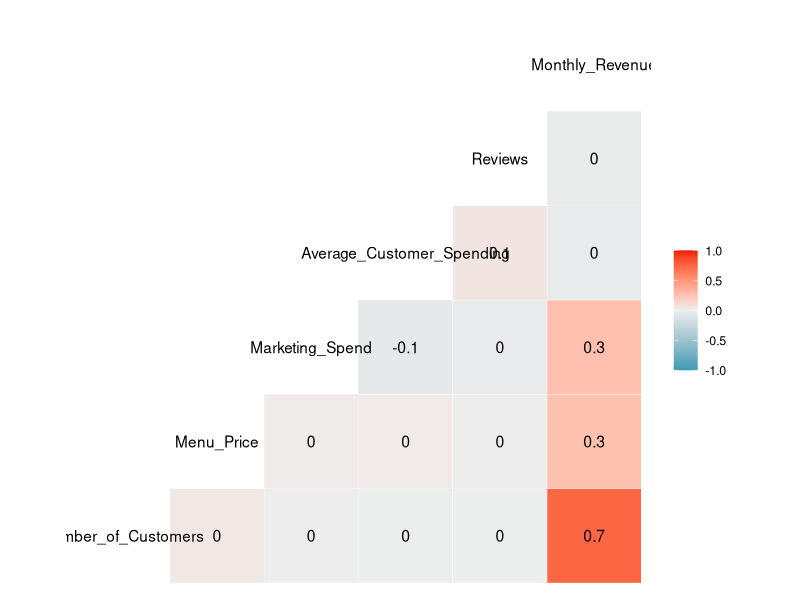
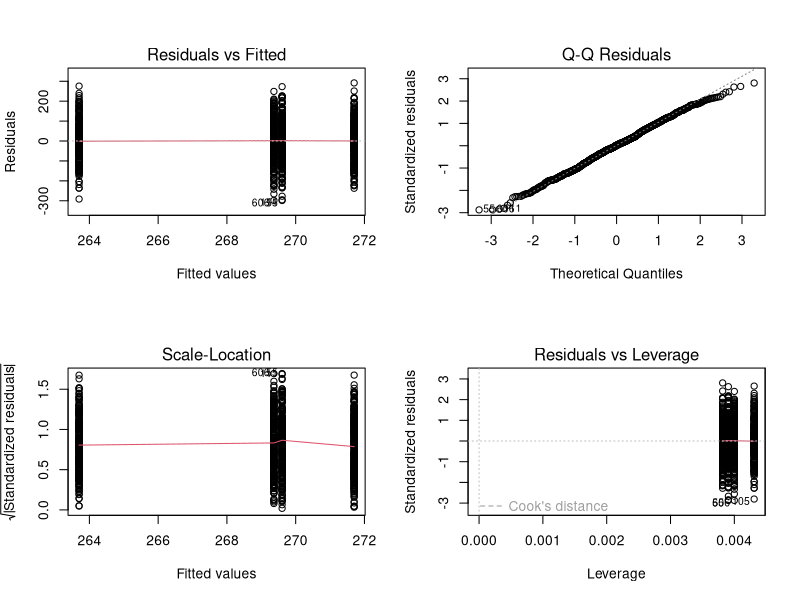
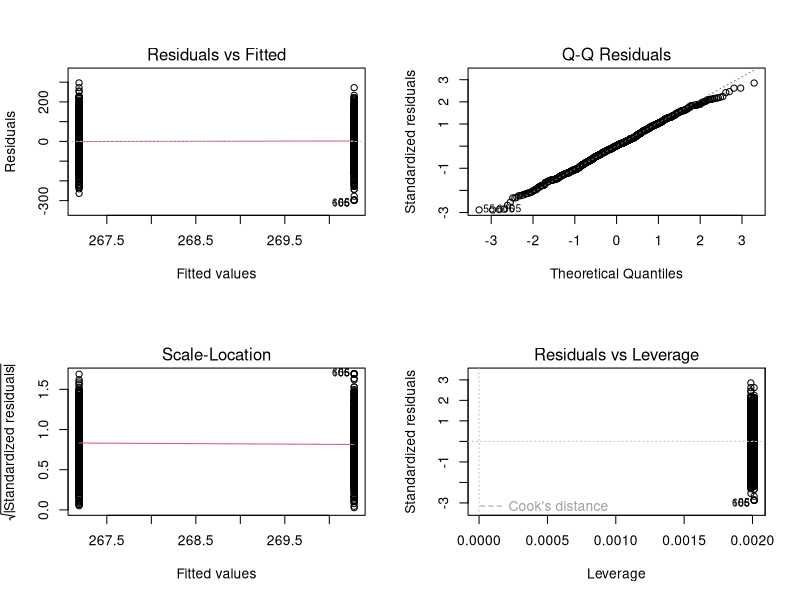
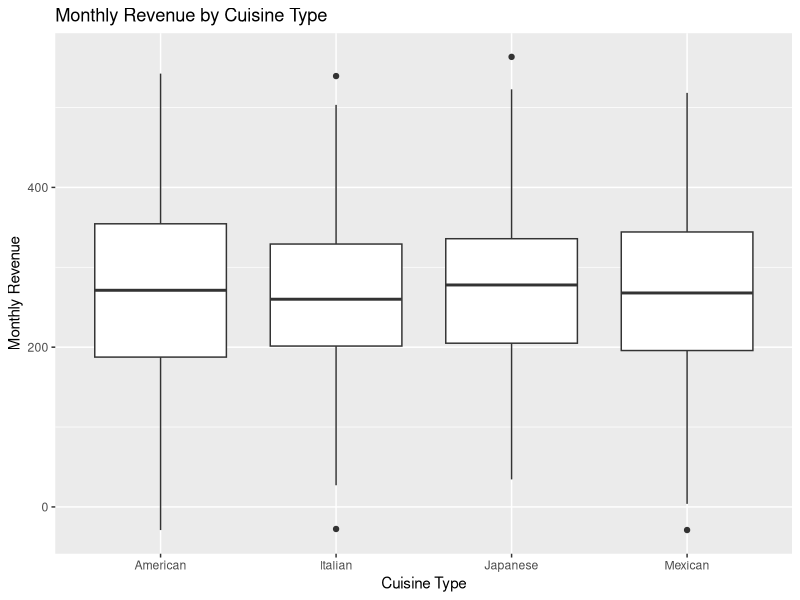
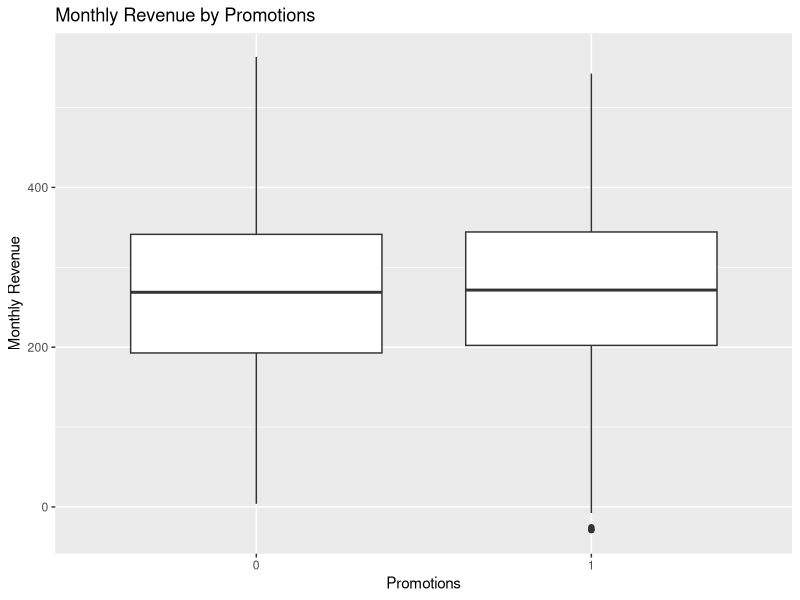
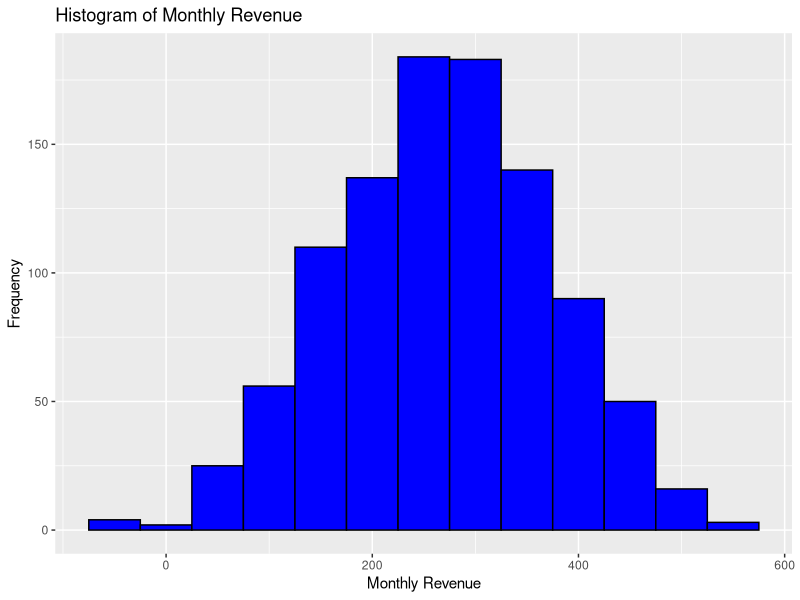
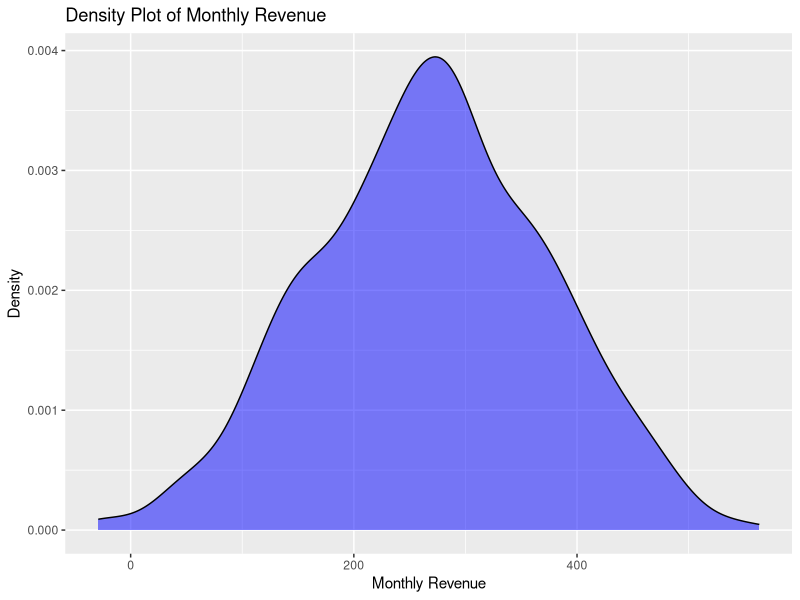
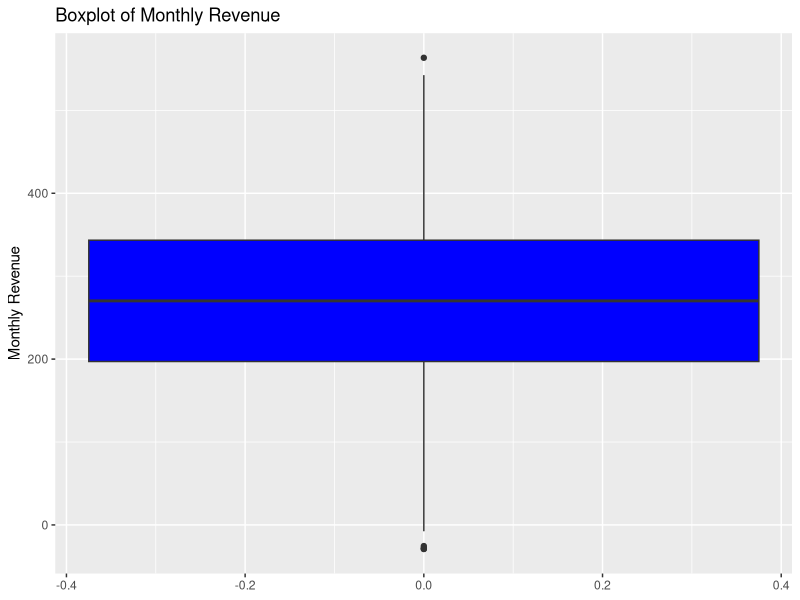

Write R code to recreate these figures, in order.
# Load necessary libraries
library(tidyverse)

# Load dataset
restaurant_data <- read.csv("data/Restaurant_revenue.csv", colClasses = c(
  Number_of_Customers = "integer",
  Menu_Price = "numeric",
  Marketing_Spend = "numeric",
  Cuisine_Type = "factor",
  Average_Customer_Spending = "numeric",
  Promotions = "factor",
  Reviews = "numeric",
  Monthly_Revenue = "numeric"
))

# Display the structure of the dataset
str(restaurant_data)

# Load necessary libraries
library(tidyverse)
library(psych)  # for descriptive statistics
library(GGally)  # for correlation plots

# Measures of Frequency
# Frequency of factor variables
frequency_promotions <- table(restaurant_data$Promotions)
frequency_cuisine <- table(restaurant_data$Cuisine_Type)
print("Frequency of Promotions:")
print(frequency_promotions)
print("Frequency of Cuisine Type:")
print(frequency_cuisine)

# Measures of Central Tendency
# Mean, Median, Mode
mean_revenue <- mean(restaurant_data$Monthly_Revenue)
median_revenue <- median(restaurant_data$Monthly_Revenue)
mode_revenue <- as.numeric(names(sort(table(restaurant_data$Monthly_Revenue), decreasing = TRUE)[1]))

print(paste("Mean Monthly Revenue:", mean_revenue))
print(paste("Median Monthly Revenue:", median_revenue))
print(paste("Mode Monthly Revenue:", mode_revenue))

# Measures of Distribution
# Range, Variance, Standard Deviation, Skewness, Kurtosis
range_revenue <- range(restaurant_data$Monthly_Revenue)
variance_revenue <- var(restaurant_data$Monthly_Revenue)
sd_revenue <- sd(restaurant_data$Monthly_Revenue)
skewness_revenue <- skew(restaurant_data$Monthly_Revenue)
kurtosis_revenue <- kurtosi(restaurant_data$Monthly_Revenue)

print(paste("Range of Monthly Revenue:", paste(range_revenue, collapse = " - ")))
print(paste("Variance of Monthly Revenue:", variance_revenue))
print(paste("Standard Deviation of Monthly Revenue:", sd_revenue))
print(paste("Skewness of Monthly Revenue:", skewness_revenue))
print(paste("Kurtosis of Monthly Revenue:", kurtosis_revenue))

# Measures of Relationship
# Correlation matrix
correlation_matrix <- cor(restaurant_data %>% select_if(is.numeric))

print("Correlation Matrix:")
print(correlation_matrix)

# Visualize the correlation matrix
ggcorr(restaurant_data %>% select_if(is.numeric), label = TRUE)

# Load necessary libraries
library(tidyverse)
library(car)  # for ANOVA assumptions tests
library(ggplot2)

# ANOVA to compare Monthly Revenue across different Cuisine Types
anova_cuisine <- aov(Monthly_Revenue ~ Cuisine_Type, data = restaurant_data)
summary(anova_cuisine)

# ANOVA to compare Monthly Revenue across different Promotions
anova_promotions <- aov(Monthly_Revenue ~ Promotions, data = restaurant_data)
summary(anova_promotions)

# Check assumptions of ANOVA

# 1. Homogeneity of variances
leveneTest(Monthly_Revenue ~ Cuisine_Type, data = restaurant_data)
leveneTest(Monthly_Revenue ~ Promotions, data = restaurant_data)

# 2. Normality of residuals
# Residual plots for Cuisine_Type ANOVA
par(mfrow = c(2, 2))
plot(anova_cuisine)

# Residual plots for Promotions ANOVA
par(mfrow = c(2, 2))
plot(anova_promotions)

# Visualize the results

# Boxplot for Cuisine_Type
ggplot(restaurant_data, aes(x = Cuisine_Type, y = Monthly_Revenue)) +
  geom_boxplot() +
  labs(title = "Monthly Revenue by Cuisine Type", x = "Cuisine Type", y = "Monthly Revenue")

# Boxplot for Promotions
ggplot(restaurant_data, aes(x = Promotions, y = Monthly_Revenue)) +
  geom_boxplot() +
  labs(title = "Monthly Revenue by Promotions", x = "Promotions", y = "Monthly Revenue")

# Load necessary libraries
library(tidyverse)


# Univariate Plots

# Histogram for Monthly Revenue
ggplot(restaurant_data, aes(x = Monthly_Revenue)) +
  geom_histogram(binwidth = 50, fill = "blue", color = "black") +
  labs(title = "Histogram of Monthly Revenue", x = "Monthly Revenue", y = "Frequency")

# Density plot for Monthly Revenue
ggplot(restaurant_data, aes(x = Monthly_Revenue)) +
  geom_density(fill = "blue", alpha = 0.5) +
  labs(title = "Density Plot of Monthly Revenue", x = "Monthly Revenue", y = "Density")

# Boxplot for Monthly Revenue
ggplot(restaurant_data, aes(y = Monthly_Revenue)) +
  geom_boxplot(fill = "blue") +
  labs(title = "Boxplot of Monthly Revenue", y = "Monthly Revenue")

# Bar plot for Cuisine Type
ggplot(restaurant_data, aes(x = Cuisine_Type)) +
  geom_bar(fill = "blue") +
  labs(title = "Bar Plot of Cuisine Type", x = "Cuisine Type", y = "Count")

# Bar plot for Promotions
ggplot(restaurant_data, aes(x = Promotions)) +
  geom_bar(fill = "blue") +
  labs(title = "Bar Plot of Promotions", x = "Promotions", y = "Count")




